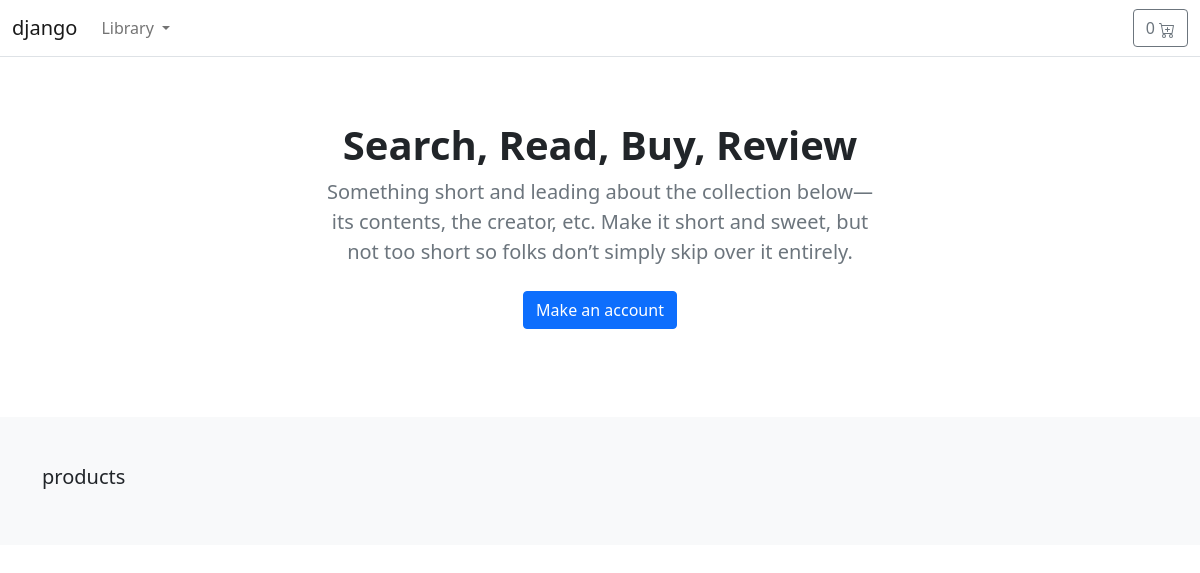
/, run on an earlier commit of the app's database.
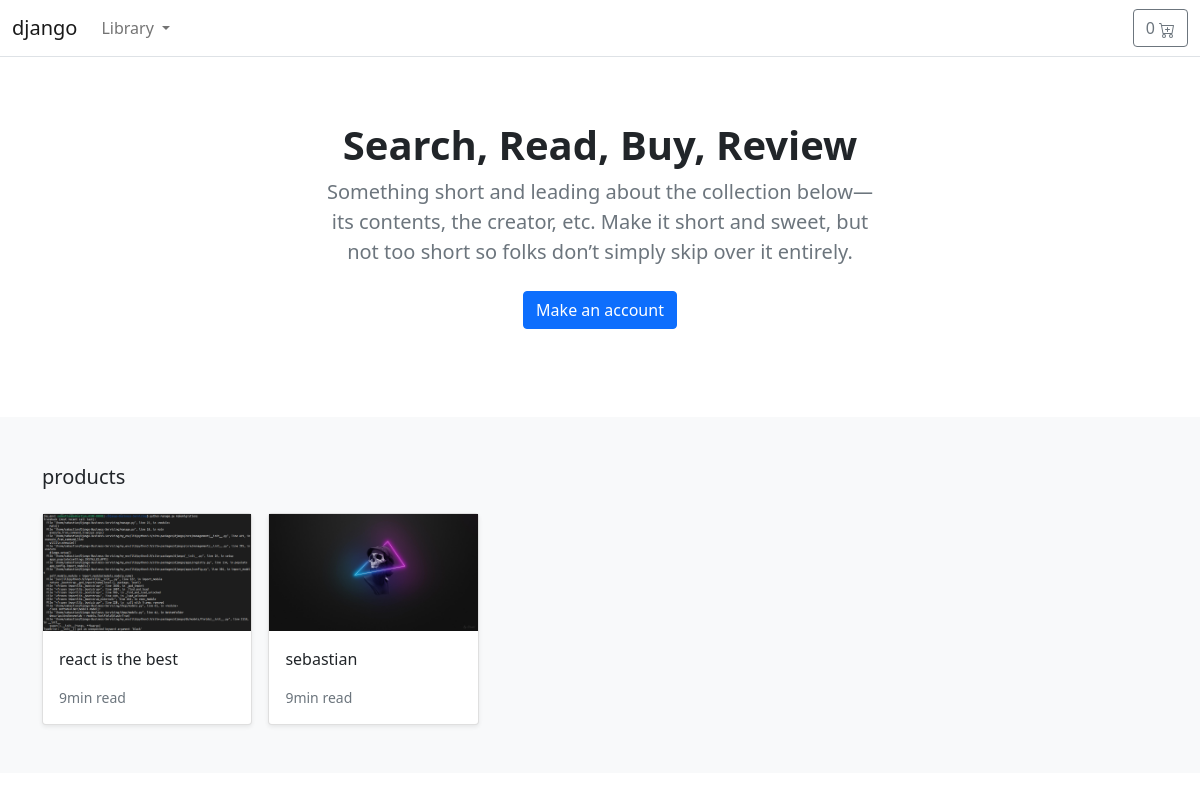
And on a later commit of the database.
### store/models.py (models this page shows, shortened)
class Product(models.Model):
    category = models.ForeignKey(Category, related_name='product', on_delete=models.CASCADE)
    created_by = models.ForeignKey(User, on_delete=models.CASCADE, related_name='product_creator')
    title = models.CharField(max_length=255)
    author = models.CharField(max_length=255, default='admin')
    description = models.TextField(blank=True)
    image = models.ImageField(upload_to='images/', default='images/default.png')
    slug = models.SlugField(max_length=255)
    price = models.DecimalField(max_digits=4, decimal_places=2)
    in_stock = models.BooleanField(default=True)
    is_active = models.BooleanField(default=True)
    created = models.DateTimeField(auto_now_add=True)
    updated = models.DateTimeField(auto_now=True)
    class Meta:
        verbose_name_plural = 'Products'
        ordering = ('-created',)
    def get_absolute_url(self):
        return reverse('store:products_detail', args=[self.slug])

### store/views.py (the view)
# urls.py: path('', views.all_products, name='all_products'),
def all_products(request):
    products = Product.objects.all()
    return render(request, 'store/home.html', {'products': products})

### basket/basket.py (called while the page is built)
    def __len__(self):
        return sum(item['qty'] for item in self.basket.values())

### basket/context_processors.py (called while the page is built)
def basket(request):                   ## get request
    return {'basket': Basket(request)} ## sending the request to Basket

### store/models.py (called while the page is built)
    def get_absolute_url(self):
        return reverse('store:category_list', args=[self.slug])

### store/views.py (called while the page is built)
def categories(request):
    return {
        'categories': Category.objects.all()
    }

### templates/store/home.html
{% extends "./base.html" %}
{% load static %}
{% block content %}
<main>
    <section class="py-5 text-center container">
      <div class="row py-lg-3">
        <div class="col-lg-6 col-md-8 mx-auto">
          <h1 class="h1 fw-bold">Search, Read, Buy, Review</h1>
          <p class="lead text-muted">Something short and leading about the collection below—its contents, the creator,
            etc. Make it short and sweet, but not too short so folks don’t simply skip over it entirely.</p>
          <p>
            <a href="#" class="btn btn-primary my-2">Make an account</a>
          </p>
        </div>
      </div>
    </section>
    <div class="album py-5 bg-light">
      <div class="container">
        <div class="pb-3 h5">products</div>
        <div class="row row-cols-1 row-cols-sm-2 row-cols-md-5 g-3">
          {% for product in products %}
            <div class="col">
                <div class="card shadow-sm">
                <img class="img-fluid" alt="Responsive image" src="{{ product.image.url }}">
                <div class="card-body">
                    <p class="card-text">
                    <a class="text-dark text-decoration-none" href="{{ product.get_absolute_url }}">{{ product.title }}</a>
                    </p>
                    <div class="d-flex justify-content-between align-items-center">
                    <small class="text-muted">9min read</small>
                    </div>
                </div>
                </div>
            </div>
          {% endfor %}
        </div>
      </div>
    </div>
  </main>
{% endblock %}

### templates/store/base.html (shortened to what this page needs)
{% load static %}
<!DOCTYPE html>
<html lang="en">
<head>
    <link rel="stylesheet" href="{% static 'css/base.css' %}">
    <link href="https://cdn.jsdelivr.net/npm/bootstrap@5.0.0-beta1/dist/css/bootstrap.min.css" rel="stylesheet"
>
</head>
<body>
    <header>
        <nav class="navbar navbar-expand-md navbar-light bg-white border-bottom">
            <div class="container-fluid">
                <a class="navbar-brand" href="/">django</a>
                <div class="collapse navbar-collapse" id="navbarCollapse">
                    <ul class="navbar-nav me-auto mb-2 mb-md-0">
                        <li class="nav-item dropdown">
                            <a class="nav-link dropdown-toggle" href="#" id="navbarDropdown" role="button"
                                data-bs-toggle="dropdown" aria-expanded="false">
                                Library
                            </a>
                        </li>
                    </ul>
                    <a type="button" href="{% url 'basket:basket_summary' %}" class="btn btn-outline-secondary">
                        {% with total_qty=basket|length %}
                            <div id="basket-qty" class="d-inline-flex">
                                {% if total_qty > 0 %}
                                    {{ total_qty }}
                                {% else %}
                                    0
                                {% endif %}
                            </div>
                        {% endwith %}
                    </a>
                </div>
            </div>
        </nav>
    </header>
    <div id="content">{% block content %} {% endblock %}</div>
</body>
</html>

What changed in the data, as far as the page shows it:
added Product: image (picture), title "react is the best"
added Product: image (picture), title "sebastian"
